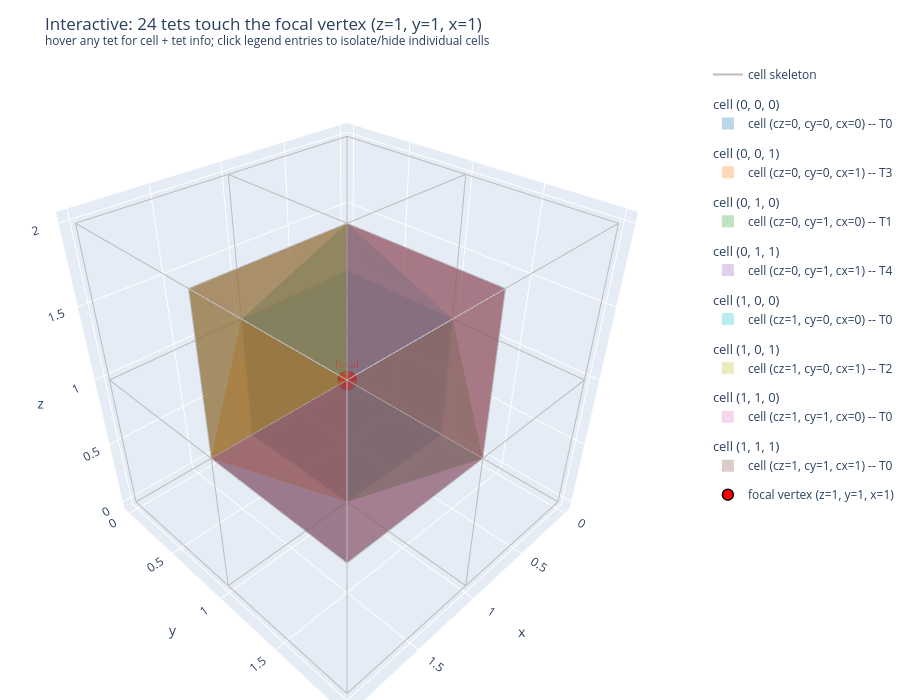

Here is the notebook cell this chart was saved with:
### Markdown cell above
### Vertex influence — which tets does adjusting one voxel affect?

When SLSQP nudges a single voxel's displacement `(dz[v], dy[v], dx[v])`, the only tet volumes whose value changes are the ones that have that voxel as one of their 4 corners. Every other constraint in the `6 \u00b7 (D\u22121)(H\u22121)(W\u22121)`-long vector is unchanged.

For an **interior** grid vertex (away from the boundary), the voxel is a corner of up to 8 adjacent cells. In each cell it occupies one of the 8 local positions `v0..v7`:

- as `v0` or `v7` (in 1 cell each on average): part of all 6 tets in that cell.
- as `v1, v2, v3, v4, v5,` or `v6` (in 1 cell each): part of 2 tets in that cell.

Total: `2 \u00d7 6 + 6 \u00d7 2 = 24` tets touch every interior vertex. The figure below makes this concrete on a 3\u00d73\u00d73 voxel grid (= 2\u00d72\u00d72 = 8 cells around the central vertex). The focal vertex sits at `(z=1, y=1, x=1)`; we colour every tet that has it as a corner.

### Code cell
import plotly.graph_objects as go


def tets_touching_vertex(z0, y0, x0, grid_shape):
    """For vertex (z0, y0, x0) in a grid of shape (D, H, W), return a list of
    dicts, one per tet that has the vertex as a corner.
    """
    D, H, W = grid_shape
    out = []
    for dcz in (-1, 0):
        for dcy in (-1, 0):
            for dcx in (-1, 0):
                cz, cy, cx = z0 + dcz, y0 + dcy, x0 + dcx
                if cz < 0 or cy < 0 or cx < 0:
                    continue
                if cz >= D - 1 or cy >= H - 1 or cx >= W - 1:
                    continue
                local = (z0 - cz, y0 - cy, x0 - cx)
                focal_local = None
                for vi, c in enumerate(CUBE_CORNERS):
                    if (int(c[0]), int(c[1]), int(c[2])) == local:
                        focal_local = vi
                        break
                for t, inds in enumerate(TET_INDICES):
                    if focal_local in inds:
                        out.append({
                            'cell': (cz, cy, cx),
                            'tet': int(t),
                            'local_inds': tuple(int(i) for i in inds),
                            'focal_local': int(focal_local),
                        })
    return out


def _draw_grid_skeleton(ax, grid_shape, color='#cfcfcf', lw=0.5, alpha=0.55):
    D, H, W = grid_shape
    for cz in range(D - 1):
        for cy in range(H - 1):
            for cx in range(W - 1):
                for i, j in CUBE_EDGES:
                    p_i = CUBE_CORNERS[i]; p_j = CUBE_CORNERS[j]
                    x0, y0, z0 = cx + p_i[2], cy + p_i[1], cz + p_i[0]
                    x1, y1, z1 = cx + p_j[2], cy + p_j[1], cz + p_j[0]
                    ax.plot([x0, x1], [y0, y1], [z0, z1],
                            color=color, lw=lw, alpha=alpha)


def plot_vertex_tets_static(z0, y0, x0, grid_shape=(3, 3, 3)):
    """Static matplotlib snapshot — colour-grouped by parent cell."""
    D, H, W = grid_shape
    tets = tets_touching_vertex(z0, y0, x0, grid_shape)
    by_cell = {}
    for t in tets:
        by_cell.setdefault(t['cell'], []).append(t)

    fig = plt.figure(figsize=(11, 9), layout='constrained')
    ax = fig.add_subplot(111, projection='3d')
    _draw_grid_skeleton(ax, grid_shape)
    cell_colors = ['#1f77b4', '#ff7f0e', '#2ca02c', '#9467bd',
                   '#17becf', '#bcbd22', '#e377c2', '#8c564b']
    color_for = {cell: cell_colors[k % len(cell_colors)]
                 for k, cell in enumerate(by_cell)}
    for t in tets:
        cz, cy, cx = t['cell']
        inds = t['local_inds']
        pts = []
        for vi in inds:
            cv = CUBE_CORNERS[vi]
            pts.append((cx + cv[2], cy + cv[1], cz + cv[0]))
        pts = np.array(pts, dtype=float)
        col = color_for[t['cell']]
        faces = [
            [pts[0], pts[1], pts[2]],
            [pts[0], pts[1], pts[3]],
            [pts[0], pts[2], pts[3]],
            [pts[1], pts[2], pts[3]],
        ]
        ax.add_collection3d(Poly3DCollection(
            faces, facecolor=col, alpha=0.18,
            edgecolor=col, linewidth=0.7))
    ax.scatter([x0], [y0], [z0], color='red', s=240,
               edgecolor='black', linewidth=1.5, zorder=20)
    ax.text(x0 + 0.10, y0 + 0.10, z0 + 0.20,
            'focal vertex\n(z=' + str(z0) + ', y=' + str(y0) + ', x=' + str(x0) + ')',
            color='black', fontsize=10, fontweight='bold',
            bbox=dict(boxstyle='round,pad=0.25', facecolor='#ffeeaa',
                      edgecolor='red', linewidth=1.0, alpha=0.95))
    ax.set_xlabel('x'); ax.set_ylabel('y'); ax.set_zlabel('z')
    ax.set_xlim(-0.3, W - 0.7); ax.set_ylim(-0.3, H - 0.7); ax.set_zlim(-0.3, D - 0.7)
    ax.set_box_aspect((W, H, D))
    ax.view_init(elev=22, azim=-58)
    ax.set_title(
        '3x3x3 voxel grid -- ' + str(len(tets)) + ' tets touch focal vertex (z=' +
        str(z0) + ', y=' + str(y0) + ', x=' + str(x0) + ')',
        fontsize=11)
    plt.show()

    print('Tets touching vertex (z=' + str(z0) + ', y=' + str(y0) + ', x=' + str(x0) +
          '):  ' + str(len(tets)) + ' total across ' + str(len(by_cell)) + ' cells')
    for cell, ts in sorted(by_cell.items()):
        cz, cy, cx = cell
        local = ts[0]['focal_local']
        print('  cell (cz=' + str(cz) + ', cy=' + str(cy) + ', cx=' + str(cx) +
              ')   focal = v' + str(local) + '   ' + str(len(ts)) + ' tets')


def plot_vertex_tets_interactive(z0, y0, x0, grid_shape=(3, 3, 3)):
    """Plotly version: every tet is a Mesh3d body with hover info; the cube
    skeleton is drawn underneath; the focal vertex pops as a big red sphere.

    Each tet trace is in its own legend group keyed by parent cell — click a
    legend entry to toggle that cell's tets on/off and visually verify they
    don't overlap with any other cell's tets.
    """
    D, H, W = grid_shape
    tets = tets_touching_vertex(z0, y0, x0, grid_shape)

    fig = go.Figure()

    # Skeleton (single trace, NaN-separated).
    skel_x, skel_y, skel_z = [], [], []
    for cz in range(D - 1):
        for cy in range(H - 1):
            for cx in range(W - 1):
                for i, j in CUBE_EDGES:
                    pi = CUBE_CORNERS[i]; pj = CUBE_CORNERS[j]
                    skel_x += [cx + pi[2], cx + pj[2], np.nan]
                    skel_y += [cy + pi[1], cy + pj[1], np.nan]
                    skel_z += [cz + pi[0], cz + pj[0], np.nan]
    fig.add_trace(go.Scatter3d(
        x=skel_x, y=skel_y, z=skel_z, mode='lines',
        line=dict(color='#bbbbbb', width=2),
        name='cell skeleton', hoverinfo='skip',
    ))

    PLOTLY_CELL_COLORS = ['#1f77b4', '#ff7f0e', '#2ca02c', '#9467bd',
                          '#17becf', '#bcbd22', '#e377c2', '#8c564b']
    by_cell = {}
    for t in tets:
        by_cell.setdefault(t['cell'], []).append(t)

    for k, (cell, cell_tets) in enumerate(sorted(by_cell.items())):
        cz, cy, cx = cell
        color = PLOTLY_CELL_COLORS[k % len(PLOTLY_CELL_COLORS)]
        for t in cell_tets:
            inds = t['local_inds']
            pts = []
            for vi in inds:
                cv = CUBE_CORNERS[vi]
                pts.append([cx + cv[2], cy + cv[1], cz + cv[0]])
            pts = np.array(pts, dtype=float)
            # Mesh3d wants vertex coords + triangle face indices.
            tri_i = [0, 0, 0, 1]
            tri_j = [1, 1, 2, 2]
            tri_k = [2, 3, 3, 3]
            fig.add_trace(go.Mesh3d(
                x=pts[:, 0], y=pts[:, 1], z=pts[:, 2],
                i=tri_i, j=tri_j, k=tri_k,
                color=color, opacity=0.30,
                flatshading=True,
                name='cell (cz=' + str(cz) + ', cy=' + str(cy) + ', cx=' + str(cx) +
                     ') -- T' + str(t['tet']),
                hovertemplate=(
                    '<b>cell (cz=' + str(cz) + ', cy=' + str(cy) + ', cx=' + str(cx) + ')</b><br>'
                    'tet T' + str(t['tet']) + '  '
                    '(focal vertex = v' + str(t['focal_local']) + ' of this cell)<br>'
                    'vertices = (v' + ', v'.join(str(i) for i in inds) + ')'
                    '<extra></extra>'
                ),
                legendgroup='cell_' + str(cell),
                legendgrouptitle_text='cell ' + str(cell),
                showlegend=(t is cell_tets[0]),
            ))

    # Focal vertex.
    fig.add_trace(go.Scatter3d(
        x=[x0], y=[y0], z=[z0], mode='markers+text',
        marker=dict(size=11, color='red', line=dict(color='black', width=1.5)),
        text=['focal'], textposition='top center',
        textfont=dict(size=12, color='red', family='Arial Black'),
        name='focal vertex (z=' + str(z0) + ', y=' + str(y0) + ', x=' + str(x0) + ')',
        hovertemplate=('focal vertex (z=' + str(z0) + ', y=' + str(y0) + ', x=' + str(x0) + ')'
                       '<extra></extra>'),
    ))

    fig.update_layout(
        title=('Interactive: ' + str(len(tets)) + ' tets touch the focal vertex (z=' +
               str(z0) + ', y=' + str(y0) + ', x=' + str(x0) + ')<br>'
               '<sup>hover any tet for cell + tet info; click legend entries to isolate'
               '/hide individual cells</sup>'),
        scene=dict(xaxis_title='x', yaxis_title='y', zaxis_title='z',
                   aspectmode='cube'),
        height=700, margin=dict(l=0, r=0, b=0, t=60),
        legend=dict(groupclick='toggleitem'),
    )
    fig.show()


# Static matplotlib snapshot first.
plot_vertex_tets_static(z0=1, y0=1, x0=1, grid_shape=(3, 3, 3))

# Then the interactive plotly version.
plot_vertex_tets_interactive(z0=1, y0=1, x0=1, grid_shape=(3, 3, 3))

### Figure 1 — Plotly figure (JSON) as saved in the notebook; plotly's stock layout.template omitted (floating-point values rounded to 4 significant figures; data arrays with more than 128 entries replaced by an {"elided": "..."} marker saying what was removed)
{"data": [{"hoverinfo": "skip", "line": {"color": "#bbbbbb", "width": 2}, "mode": "lines", "name": "cell skeleton", "type": "scatter3d", "x": {"elided": "288 int values"}, "y": {"elided": "288 int values"}, "z": {"elided": "288 int values"}}, {"color": "#1f77b4", "flatshading": true, "hovertemplate": "<b>cell (cz=0, cy=0, cx=0)</b><br>tet T0  (focal vertex = v7 of this cell)<br>vertices = (v0, v1, v3, v7)<extra></extra>", "i": [0, 0, 0, 1], "j": [1, 1, 2, 2], "k": [2, 3, 3, 3], "legendgroup": "cell_(0, 0, 0)", "legendgrouptitle": {"text": "cell (0, 0, 0)"}, "name": "cell (cz=0, cy=0, cx=0) -- T0", "opacity": 0.3, "showlegend": true, "type": "mesh3d", "x": [0.0, 1.0, 1.0, 1.0], "y": [0.0, 0.0, 1.0, 1.0], "z": [0.0, 0.0, 0.0, 1.0]}, {"color": "#1f77b4", "flatshading": true, "hovertemplate": "<b>cell (cz=0, cy=0, cx=0)</b><br>tet T1  (focal vertex = v7 of this cell)<br>vertices = (v0, v1, v5, v7)<extra></extra>", "i": [0, 0, 0, 1], "j": [1, 1, 2, 2], "k": [2, 3, 3, 3], "legendgroup": "cell_(0, 0, 0)", "legendgrouptitle": {"text": "cell (0, 0, 0)"}, "name": "cell (cz=0, cy=0, cx=0) -- T1", "opacity": 0.3, "showlegend": false, "type": "mesh3d", "x": [0.0, 1.0, 1.0, 1.0], "y": [0.0, 0.0, 0.0, 1.0], "z": [0.0, 0.0, 1.0, 1.0]}, {"color": "#1f77b4", "flatshading": true, "hovertemplate": "<b>cell (cz=0, cy=0, cx=0)</b><br>tet T2  (focal vertex = v7 of this cell)<br>vertices = (v0, v2, v3, v7)<extra></extra>", "i": [0, 0, 0, 1], "j": [1, 1, 2, 2], "k": [2, 3, 3, 3], "legendgroup": "cell_(0, 0, 0)", "legendgrouptitle": {"text": "cell (0, 0, 0)"}, "name": "cell (cz=0, cy=0, cx=0) -- T2", "opacity": 0.3, "showlegend": false, "type": "mesh3d", "x": [0.0, 0.0, 1.0, 1.0], "y": [0.0, 1.0, 1.0, 1.0], "z": [0.0, 0.0, 0.0, 1.0]}, {"color": "#1f77b4", "flatshading": true, "hovertemplate": "<b>cell (cz=0, cy=0, cx=0)</b><br>tet T3  (focal vertex = v7 of this cell)<br>vertices = (v0, v2, v6, v7)<extra></extra>", "i": [0, 0, 0, 1], "j": [1, 1, 2, 2], "k": [2, 3, 3, 3], "legendgroup": "cell_(0, 0, 0)", "legendgrouptitle": {"text": "cell (0, 0, 0)"}, "name": "cell (cz=0, cy=0, cx=0) -- T3", "opacity": 0.3, "showlegend": false, "type": "mesh3d", "x": [0.0, 0.0, 0.0, 1.0], "y": [0.0, 1.0, 1.0, 1.0], "z": [0.0, 0.0, 1.0, 1.0]}, {"color": "#1f77b4", "flatshading": true, "hovertemplate": "<b>cell (cz=0, cy=0, cx=0)</b><br>tet T4  (focal vertex = v7 of this cell)<br>vertices = (v0, v4, v5, v7)<extra></extra>", "i": [0, 0, 0, 1], "j": [1, 1, 2, 2], "k": [2, 3, 3, 3], "legendgroup": "cell_(0, 0, 0)", "legendgrouptitle": {"text": "cell (0, 0, 0)"}, "name": "cell (cz=0, cy=0, cx=0) -- T4", "opacity": 0.3, "showlegend": false, "type": "mesh3d", "x": [0.0, 0.0, 1.0, 1.0], "y": [0.0, 0.0, 0.0, 1.0], "z": [0.0, 1.0, 1.0, 1.0]}, {"color": "#1f77b4", "flatshading": true, "hovertemplate": "<b>cell (cz=0, cy=0, cx=0)</b><br>tet T5  (focal vertex = v7 of this cell)<br>vertices = (v0, v4, v6, v7)<extra></extra>", "i": [0, 0, 0, 1], "j": [1, 1, 2, 2], "k": [2, 3, 3, 3], "legendgroup": "cell_(0, 0, 0)", "legendgrouptitle": {"text": "cell (0, 0, 0)"}, "name": "cell (cz=0, cy=0, cx=0) -- T5", "opacity": 0.3, "showlegend": false, "type": "mesh3d", "x": [0.0, 0.0, 0.0, 1.0], "y": [0.0, 0.0, 1.0, 1.0], "z": [0.0, 1.0, 1.0, 1.0]}, {"color": "#ff7f0e", "flatshading": true, "hovertemplate": "<b>cell (cz=0, cy=0, cx=1)</b><br>tet T3  (focal vertex = v6 of this cell)<br>vertices = (v0, v2, v6, v7)<extra></extra>", "i": [0, 0, 0, 1], "j": [1, 1, 2, 2], "k": [2, 3, 3, 3], "legendgroup": "cell_(0, 0, 1)", "legendgrouptitle": {"text": "cell (0, 0, 1)"}, "name": "cell (cz=0, cy=0, cx=1) -- T3", "opacity": 0.3, "showlegend": true, "type": "mesh3d", "x": [1.0, 1.0, 1.0, 2.0], "y": [0.0, 1.0, 1.0, 1.0], "z": [0.0, 0.0, 1.0, 1.0]}, {"color": "#ff7f0e", "flatshading": true, "hovertemplate": "<b>cell (cz=0, cy=0, cx=1)</b><br>tet T5  (focal vertex = v6 of this cell)<br>vertices = (v0, v4, v6, v7)<extra></extra>", "i": [0, 0, 0, 1], "j": [1, 1, 2, 2], "k": [2, 3, 3, 3], "legendgroup": "cell_(0, 0, 1)", "legendgrouptitle": {"text": "cell (0, 0, 1)"}, "name": "cell (cz=0, cy=0, cx=1) -- T5", "opacity": 0.3, "showlegend": false, "type": "mesh3d", "x": [1.0, 1.0, 1.0, 2.0], "y": [0.0, 0.0, 1.0, 1.0], "z": [0.0, 1.0, 1.0, 1.0]}, {"color": "#2ca02c", "flatshading": true, "hovertemplate": "<b>cell (cz=0, cy=1, cx=0)</b><br>tet T1  (focal vertex = v5 of this cell)<br>vertices = (v0, v1, v5, v7)<extra></extra>", "i": [0, 0, 0, 1], "j": [1, 1, 2, 2], "k": [2, 3, 3, 3], "legendgroup": "cell_(0, 1, 0)", "legendgrouptitle": {"text": "cell (0, 1, 0)"}, "name": "cell (cz=0, cy=1, cx=0) -- T1", "opacity": 0.3, "showlegend": true, "type": "mesh3d", "x": [0.0, 1.0, 1.0, 1.0], "y": [1.0, 1.0, 1.0, 2.0], "z": [0.0, 0.0, 1.0, 1.0]}, {"color": "#2ca02c", "flatshading": true, "hovertemplate": "<b>cell (cz=0, cy=1, cx=0)</b><br>tet T4  (focal vertex = v5 of this cell)<br>vertices = (v0, v4, v5, v7)<extra></extra>", "i": [0, 0, 0, 1], "j": [1, 1, 2, 2], "k": [2, 3, 3, 3], "legendgroup": "cell_(0, 1, 0)", "legendgrouptitle": {"text": "cell (0, 1, 0)"}, "name": "cell (cz=0, cy=1, cx=0) -- T4", "opacity": 0.3, "showlegend": false, "type": "mesh3d", "x": [0.0, 0.0, 1.0, 1.0], "y": [1.0, 1.0, 1.0, 2.0], "z": [0.0, 1.0, 1.0, 1.0]}, {"color": "#9467bd", "flatshading": true, "hovertemplate": "<b>cell (cz=0, cy=1, cx=1)</b><br>tet T4  (focal vertex = v4 of this cell)<br>vertices = (v0, v4, v5, v7)<extra></extra>", "i": [0, 0, 0, 1], "j": [1, 1, 2, 2], "k": [2, 3, 3, 3], "legendgroup": "cell_(0, 1, 1)", "legendgrouptitle": {"text": "cell (0, 1, 1)"}, "name": "cell (cz=0, cy=1, cx=1) -- T4", "opacity": 0.3, "showlegend": true, "type": "mesh3d", "x": [1.0, 1.0, 2.0, 2.0], "y": [1.0, 1.0, 1.0, 2.0], "z": [0.0, 1.0, 1.0, 1.0]}, {"color": "#9467bd", "flatshading": true, "hovertemplate": "<b>cell (cz=0, cy=1, cx=1)</b><br>tet T5  (focal vertex = v4 of this cell)<br>vertices = (v0, v4, v6, v7)<extra></extra>", "i": [0, 0, 0, 1], "j": [1, 1, 2, 2], "k": [2, 3, 3, 3], "legendgroup": "cell_(0, 1, 1)", "legendgrouptitle": {"text": "cell (0, 1, 1)"}, "name": "cell (cz=0, cy=1, cx=1) -- T5", "opacity": 0.3, "showlegend": false, "type": "mesh3d", "x": [1.0, 1.0, 1.0, 2.0], "y": [1.0, 1.0, 2.0, 2.0], "z": [0.0, 1.0, 1.0, 1.0]}, {"color": "#17becf", "flatshading": true, "hovertemplate": "<b>cell (cz=1, cy=0, cx=0)</b><br>tet T0  (focal vertex = v3 of this cell)<br>vertices = (v0, v1, v3, v7)<extra></extra>", "i": [0, 0, 0, 1], "j": [1, 1, 2, 2], "k": [2, 3, 3, 3], "legendgroup": "cell_(1, 0, 0)", "legendgrouptitle": {"text": "cell (1, 0, 0)"}, "name": "cell (cz=1, cy=0, cx=0) -- T0", "opacity": 0.3, "showlegend": true, "type": "mesh3d", "x": [0.0, 1.0, 1.0, 1.0], "y": [0.0, 0.0, 1.0, 1.0], "z": [1.0, 1.0, 1.0, 2.0]}, {"color": "#17becf", "flatshading": true, "hovertemplate": "<b>cell (cz=1, cy=0, cx=0)</b><br>tet T2  (focal vertex = v3 of this cell)<br>vertices = (v0, v2, v3, v7)<extra></extra>", "i": [0, 0, 0, 1], "j": [1, 1, 2, 2], "k": [2, 3, 3, 3], "legendgroup": "cell_(1, 0, 0)", "legendgrouptitle": {"text": "cell (1, 0, 0)"}, "name": "cell (cz=1, cy=0, cx=0) -- T2", "opacity": 0.3, "showlegend": false, "type": "mesh3d", "x": [0.0, 0.0, 1.0, 1.0], "y": [0.0, 1.0, 1.0, 1.0], "z": [1.0, 1.0, 1.0, 2.0]}, {"color": "#bcbd22", "flatshading": true, "hovertemplate": "<b>cell (cz=1, cy=0, cx=1)</b><br>tet T2  (focal vertex = v2 of this cell)<br>vertices = (v0, v2, v3, v7)<extra></extra>", "i": [0, 0, 0, 1], "j": [1, 1, 2, 2], "k": [2, 3, 3, 3], "legendgroup": "cell_(1, 0, 1)", "legendgrouptitle": {"text": "cell (1, 0, 1)"}, "name": "cell (cz=1, cy=0, cx=1) -- T2", "opacity": 0.3, "showlegend": true, "type": "mesh3d", "x": [1.0, 1.0, 2.0, 2.0], "y": [0.0, 1.0, 1.0, 1.0], "z": [1.0, 1.0, 1.0, 2.0]}, {"color": "#bcbd22", "flatshading": true, "hovertemplate": "<b>cell (cz=1, cy=0, cx=1)</b><br>tet T3  (focal vertex = v2 of this cell)<br>vertices = (v0, v2, v6, v7)<extra></extra>", "i": [0, 0, 0, 1], "j": [1, 1, 2, 2], "k": [2, 3, 3, 3], "legendgroup": "cell_(1, 0, 1)", "legendgrouptitle": {"text": "cell (1, 0, 1)"}, "name": "cell (cz=1, cy=0, cx=1) -- T3", "opacity": 0.3, "showlegend": false, "type": "mesh3d", "x": [1.0, 1.0, 1.0, 2.0], "y": [0.0, 1.0, 1.0, 1.0], "z": [1.0, 1.0, 2.0, 2.0]}, {"color": "#e377c2", "flatshading": true, "hovertemplate": "<b>cell (cz=1, cy=1, cx=0)</b><br>tet T0  (focal vertex = v1 of this cell)<br>vertices = (v0, v1, v3, v7)<extra></extra>", "i": [0, 0, 0, 1], "j": [1, 1, 2, 2], "k": [2, 3, 3, 3], "legendgroup": "cell_(1, 1, 0)", "legendgrouptitle": {"text": "cell (1, 1, 0)"}, "name": "cell (cz=1, cy=1, cx=0) -- T0", "opacity": 0.3, "showlegend": true, "type": "mesh3d", "x": [0.0, 1.0, 1.0, 1.0], "y": [1.0, 1.0, 2.0, 2.0], "z": [1.0, 1.0, 1.0, 2.0]}, {"color": "#e377c2", "flatshading": true, "hovertemplate": "<b>cell (cz=1, cy=1, cx=0)</b><br>tet T1  (focal vertex = v1 of this cell)<br>vertices = (v0, v1, v5, v7)<extra></extra>", "i": [0, 0, 0, 1], "j": [1, 1, 2, 2], "k": [2, 3, 3, 3], "legendgroup": "cell_(1, 1, 0)", "legendgrouptitle": {"text": "cell (1, 1, 0)"}, "name": "cell (cz=1, cy=1, cx=0) -- T1", "opacity": 0.3, "showlegend": false, "type": "mesh3d", "x": [0.0, 1.0, 1.0, 1.0], "y": [1.0, 1.0, 1.0, 2.0], "z": [1.0, 1.0, 2.0, 2.0]}, {"color": "#8c564b", "flatshading": true, "hovertemplate": "<b>cell (cz=1, cy=1, cx=1)</b><br>tet T0  (focal vertex = v0 of this cell)<br>vertices = (v0, v1, v3, v7)<extra></extra>", "i": [0, 0, 0, 1], "j": [1, 1, 2, 2], "k": [2, 3, 3, 3], "legendgroup": "cell_(1, 1, 1)", "legendgrouptitle": {"text": "cell (1, 1, 1)"}, "name": "cell (cz=1, cy=1, cx=1) -- T0", "opacity": 0.3, "showlegend": true, "type": "mesh3d", "x": [1.0, 2.0, 2.0, 2.0], "y": [1.0, 1.0, 2.0, 2.0], "z": [1.0, 1.0, 1.0, 2.0]}, {"color": "#8c564b", "flatshading": true, "hovertemplate": "<b>cell (cz=1, cy=1, cx=1)</b><br>tet T1  (focal vertex = v0 of this cell)<br>vertices = (v0, v1, v5, v7)<extra></extra>", "i": [0, 0, 0, 1], "j": [1, 1, 2, 2], "k": [2, 3, 3, 3], "legendgroup": "cell_(1, 1, 1)", "legendgrouptitle": {"text": "cell (1, 1, 1)"}, "name": "cell (cz=1, cy=1, cx=1) -- T1", "opacity": 0.3, "showlegend": false, "type": "mesh3d", "x": [1.0, 2.0, 2.0, 2.0], "y": [1.0, 1.0, 1.0, 2.0], "z": [1.0, 1.0, 2.0, 2.0]}, {"color": "#8c564b", "flatshading": true, "hovertemplate": "<b>cell (cz=1, cy=1, cx=1)</b><br>tet T2  (focal vertex = v0 of this cell)<br>vertices = (v0, v2, v3, v7)<extra></extra>", "i": [0, 0, 0, 1], "j": [1, 1, 2, 2], "k": [2, 3, 3, 3], "legendgroup": "cell_(1, 1, 1)", "legendgrouptitle": {"text": "cell (1, 1, 1)"}, "name": "cell (cz=1, cy=1, cx=1) -- T2", "opacity": 0.3, "showlegend": false, "type": "mesh3d", "x": [1.0, 1.0, 2.0, 2.0], "y": [1.0, 2.0, 2.0, 2.0], "z": [1.0, 1.0, 1.0, 2.0]}, {"color": "#8c564b", "flatshading": true, "hovertemplate": "<b>cell (cz=1, cy=1, cx=1)</b><br>tet T3  (focal vertex = v0 of this cell)<br>vertices = (v0, v2, v6, v7)<extra></extra>", "i": [0, 0, 0, 1], "j": [1, 1, 2, 2], "k": [2, 3, 3, 3], "legendgroup": "cell_(1, 1, 1)", "legendgrouptitle": {"text": "cell (1, 1, 1)"}, "name": "cell (cz=1, cy=1, cx=1) -- T3", "opacity": 0.3, "showlegend": false, "type": "mesh3d", "x": [1.0, 1.0, 1.0, 2.0], "y": [1.0, 2.0, 2.0, 2.0], "z": [1.0, 1.0, 2.0, 2.0]}, {"color": "#8c564b", "flatshading": true, "hovertemplate": "<b>cell (cz=1, cy=1, cx=1)</b><br>tet T4  (focal vertex = v0 of this cell)<br>vertices = (v0, v4, v5, v7)<extra></extra>", "i": [0, 0, 0, 1], "j": [1, 1, 2, 2], "k": [2, 3, 3, 3], "legendgroup": "cell_(1, 1, 1)", "legendgrouptitle": {"text": "cell (1, 1, 1)"}, "name": "cell (cz=1, cy=1, cx=1) -- T4", "opacity": 0.3, "showlegend": false, "type": "mesh3d", "x": [1.0, 1.0, 2.0, 2.0], "y": [1.0, 1.0, 1.0, 2.0], "z": [1.0, 2.0, 2.0, 2.0]}, {"color": "#8c564b", "flatshading": true, "hovertemplate": "<b>cell (cz=1, cy=1, cx=1)</b><br>tet T5  (focal vertex = v0 of this cell)<br>vertices = (v0, v4, v6, v7)<extra></extra>", "i": [0, 0, 0, 1], "j": [1, 1, 2, 2], "k": [2, 3, 3, 3], "legendgroup": "cell_(1, 1, 1)", "legendgrouptitle": {"text": "cell (1, 1, 1)"}, "name": "cell (cz=1, cy=1, cx=1) -- T5", "opacity": 0.3, "showlegend": false, "type": "mesh3d", "x": [1.0, 1.0, 1.0, 2.0], "y": [1.0, 1.0, 2.0, 2.0], "z": [1.0, 2.0, 2.0, 2.0]}, {"hovertemplate": "focal vertex (z=1, y=1, x=1)<extra></extra>", "marker": {"color": "red", "line": {"color": "black", "width": 1.5}, "size": 11}, "mode": "markers+text", "name": "focal vertex (z=1, y=1, x=1)", "text": ["focal"], "textfont": {"color": "red", "family": "Arial Black", "size": 12}, "textposition": "top center", "type": "scatter3d", "x": [1], "y": [1], "z": [1]}], "layout": {"height": 700, "legend": {"groupclick": "toggleitem"}, "margin": {"b": 0, "l": 0, "r": 0, "t": 60}, "scene": {"aspectmode": "cube", "xaxis": {"title": {"text": "x"}}, "yaxis": {"title": {"text": "y"}}, "zaxis": {"title": {"text": "z"}}}, "title": {"text": "Interactive: 24 tets touch the focal vertex (z=1, y=1, x=1)<br><sup>hover any tet for cell + tet info; click legend entries to isolate/hide individual cells</sup>"}}}
